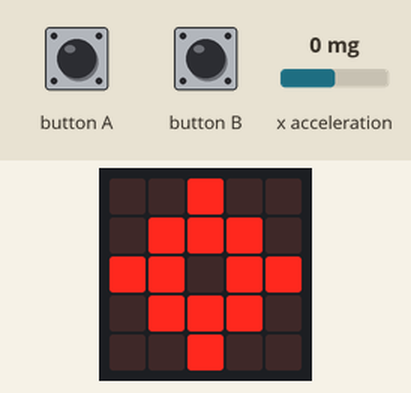
Simulated run of this program. Board: BBC micro:bit running MicroPython. Parts: the board's 5×5 LED display. The test bench sets the inputs (shaded band); at power-on: x acceleration 0 mg.

Above: at 1.2 s.
1.3 s: button A pressed for 0.15 s
At 1.7 s:
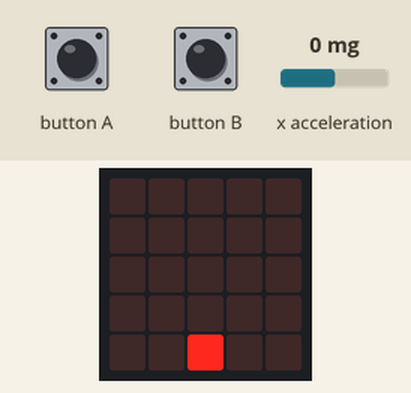
2.9 s: x acceleration set to -1440 mg
At 3.5 s:
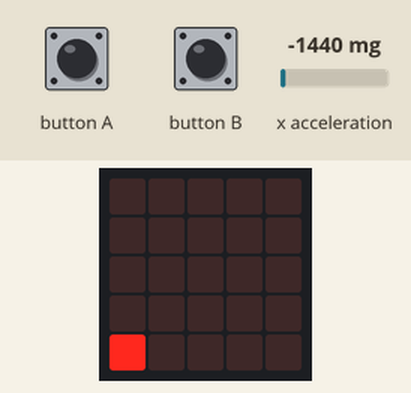
4.6 s: x acceleration set to 750 mg
At 6.1 s:
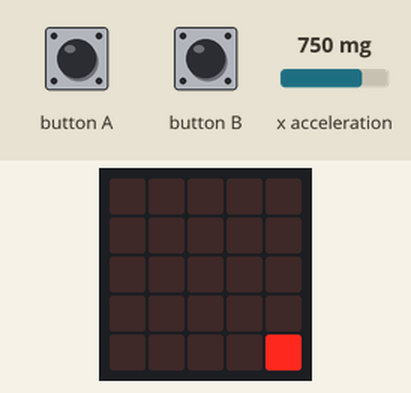
6.6 s: button B pressed for 1 s
9.1 s: button A pressed for 1 s
At 9.21 s:
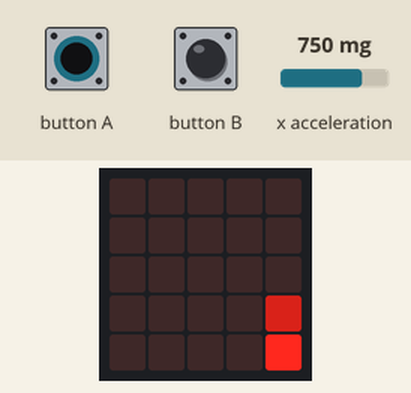
11.6 s: x acceleration set to 1 mg
13.1 s: x acceleration set to -2 mg
At 13.2 s:
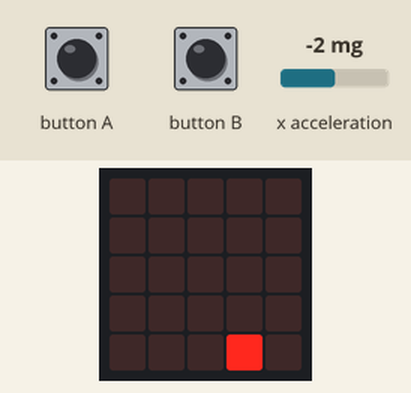
Timing chart, 0 to 16.1 s (numbered marks = the images above; inputs shaded):
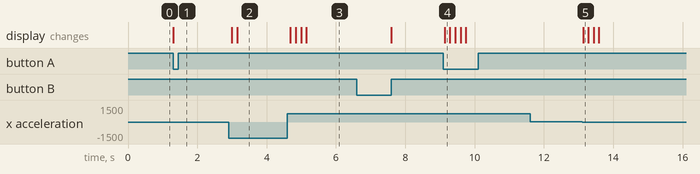

The program:

invaders_6.py
```python
from microbit import *

MIN_COORD = 0
MAX_COORD = 4


def wait_for_button():
    while not (button_a.was_pressed() or button_b.was_pressed()):
        sleep(1)

def move(sprite, x, y):
    # Simple helper function to increment x & y values in tuples (x, y),
    # returning the new values as a tuple.
    return (sprite[0] + x, sprite[1] + y)

# tag::in_bounds[]
def in_bounds(pos):
    if pos[0] < MIN_COORD or pos[0] > MAX_COORD:
        return False
    if pos[1] < MIN_COORD or pos[1] > MAX_COORD:
        return False
    return True
# end::in_bounds[]


class Game:

    def reset(self):
        # Initial values
        self.x = 2

        self.missiles = []  # list of missile positions

    def handle_input(self):
        acc_x = accelerometer.get_x()

        if acc_x < -0:
            self.x -= 1
        if acc_x > 0:
            self.x += 1

        # Constrain to width of the display.
        if self.x > MAX_COORD:
            self.x = MAX_COORD

        if self.x < MIN_COORD:
            self.x = MIN_COORD

        if button_a.was_pressed():
            # Add missile at our current position.
            self.missiles.append((self.x, 4))

    # tag::move_missiles[]
    def move_missiles(self):
        # Advance positions of missiles (upwards).
        self.missiles = [move(missile, 0, -1) for missile in self.missiles]
        # Remove missiles that have moved out of bounds (off top of screen).
        self.missiles = [missile for missile in self.missiles if in_bounds(missile)]
    # end::move_missiles[]

    def draw(self):
        display.clear()

        # Draw the missile positions.
        for pos in self.missiles:
            display.set_pixel(pos[0], pos[1], 5)

        display.set_pixel(self.x, 4, 9)

    def game_over(self):
        return False


display.show(Image.TARGET)
wait_for_button()

game = Game() # Create our game object.
game.reset() # Reset the game state.

while not game.game_over():
    game.handle_input()
    game.move_missiles()
    game.draw()
    sleep(150)
```

Measured:
- the behaviour switches between 0 and -1 mg on x acceleration (found by bisection; images 4 and 5)
- after the input at 1.3 s, the display: changes at once (image 1)
- after the input at 2.9 s, the display: first changes after 0.09 s (image 2 shows a later state)
- after the input at 4.6 s, the display: first changes after 0.08 s (image 3 shows a later state)
- after the input at 9.1 s, the display: changes at once (image 4)
- after the input at 11.6 s, every drawn part: stays the same
- after the input at 13.1 s, the display: changes at once (image 5)
